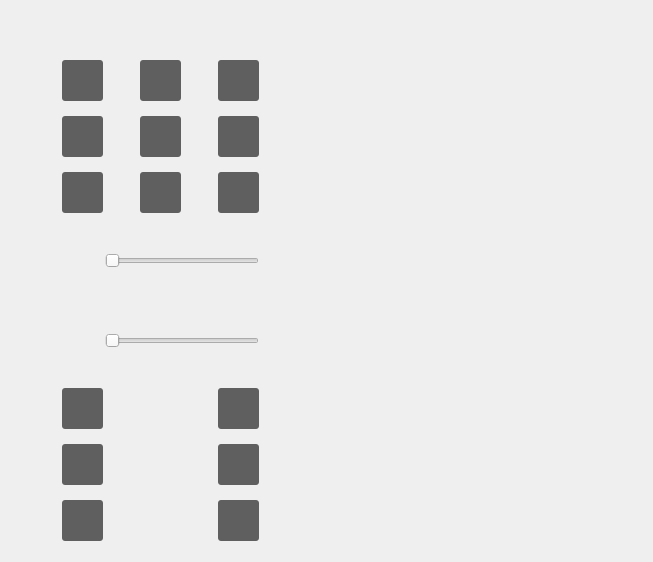
<?xml version="1.0" encoding="UTF-8"?>
<ui version="4.0">
 <class>PtzControlPanel</class>
 <widget class="QWidget" name="PtzControlPanel">
  <property name="geometry">
   <rect>
    <x>0</x>
    <y>0</y>
    <width>653</width>
    <height>562</height>
   </rect>
  </property>
  <property name="windowTitle">
   <string>Form</string>
  </property>
  <widget class="QWidget" name="widget_panel" native="true">
   <property name="geometry">
    <rect>
     <x>50</x>
     <y>60</y>
     <width>221</width>
     <height>481</height>
    </rect>
   </property>
   <property name="styleSheet">
    <string notr="true">QToolButton
{
	outline: 0px;
	border: 0px;
	border-radius: 3px;
	padding: 5px;
	color: #FFFFFF;
	background-color: #5F5F5F;
}
QToolButton:disabled
{
    background-color: rgb(190, 190, 190);
}
QToolButton:hover
{
	background-color: #2B9CC6;
}
QToolButton:pressed
{
	background-color: #5F5F5F;
}
QToolButton:checked
{
	background-color: #2B9CC6;
}
QLabel
{
    background-color: transparent;
    color: #4A4A4A;
    padding-left: 0px;
    padding-right: 0px;
}</string>
   </property>
   <layout class="QGridLayout" name="gridLayout_2">
    <property name="horizontalSpacing">
     <number>25</number>
    </property>
    <property name="verticalSpacing">
     <number>15</number>
    </property>
    <item row="4" column="0" colspan="3">
     <widget class="QWidget" name="widget_zoom" native="true">
      <layout class="QHBoxLayout" name="horizontalLayout_7">
       <property name="leftMargin">
        <number>0</number>
       </property>
       <property name="topMargin">
        <number>0</number>
       </property>
       <property name="rightMargin">
        <number>0</number>
       </property>
       <property name="bottomMargin">
        <number>0</number>
       </property>
       <item>
        <widget class="QLabel" name="label_zoom">
         <property name="minimumSize">
          <size>
           <width>37</width>
           <height>37</height>
          </size>
         </property>
         <property name="text">
          <string/>
         </property>
         <property name="pixmap">
          <pixmap resource="../../resource/resource.qrc">:/ptz/ptz/zoom_b.png</pixmap>
         </property>
         <property name="alignment">
          <set>Qt::AlignCenter</set>
         </property>
        </widget>
       </item>
       <item>
        <widget class="BaseSlider" name="slider_zoom">
         <property name="orientation">
          <enum>Qt::Horizontal</enum>
         </property>
        </widget>
       </item>
      </layout>
     </widget>
    </item>
    <item row="7" column="1">
     <widget class="QLabel" name="label_iris">
      <property name="minimumSize">
       <size>
        <width>37</width>
        <height>37</height>
       </size>
      </property>
      <property name="text">
       <string/>
      </property>
      <property name="pixmap">
       <pixmap resource="../../resource/resource.qrc">:/ptz/ptz/iris_b.png</pixmap>
      </property>
      <property name="alignment">
       <set>Qt::AlignCenter</set>
      </property>
     </widget>
    </item>
    <item row="0" column="2">
     <widget class="QToolButton" name="toolButton_RIGHT_UP">
      <property name="text">
       <string/>
      </property>
      <property name="icon">
       <iconset resource="../../resource/resource.qrc">
        <normaloff>:/ptz/ptz/rightup.png</normaloff>:/ptz/ptz/rightup.png</iconset>
      </property>
      <property name="iconSize">
       <size>
        <width>28</width>
        <height>28</height>
       </size>
      </property>
     </widget>
    </item>
    <item row="1" column="1">
     <widget class="QToolButton" name="toolButton_autoScan">
      <property name="text">
       <string/>
      </property>
      <property name="icon">
       <iconset resource="../../resource/resource.qrc">
        <normaloff>:/ptz/ptz/center.png</normaloff>:/ptz/ptz/center.png</iconset>
      </property>
      <property name="iconSize">
       <size>
        <width>28</width>
        <height>28</height>
       </size>
      </property>
      <property name="checkable">
       <bool>true</bool>
      </property>
     </widget>
    </item>
    <item row="2" column="2">
     <widget class="QToolButton" name="toolButton_RIGHT_DOWN">
      <property name="text">
       <string/>
      </property>
      <property name="icon">
       <iconset resource="../../resource/resource.qrc">
        <normaloff>:/ptz/ptz/rightdown.png</normaloff>:/ptz/ptz/rightdown.png</iconset>
      </property>
      <property name="iconSize">
       <size>
        <width>28</width>
        <height>28</height>
       </size>
      </property>
     </widget>
    </item>
    <item row="6" column="2">
     <widget class="QToolButton" name="toolButton_focus_add">
      <property name="text">
       <string/>
      </property>
      <property name="icon">
       <iconset resource="../../resource/resource.qrc">
        <normaloff>:/ptz/ptz/plus.png</normaloff>:/ptz/ptz/plus.png</iconset>
      </property>
      <property name="iconSize">
       <size>
        <width>28</width>
        <height>28</height>
       </size>
      </property>
     </widget>
    </item>
    <item row="5" column="0">
     <widget class="QToolButton" name="toolButton_zoom_sub">
      <property name="text">
       <string/>
      </property>
      <property name="icon">
       <iconset resource="../../resource/resource.qrc">
        <normaloff>:/ptz/ptz/minus.png</normaloff>:/ptz/ptz/minus.png</iconset>
      </property>
      <property name="iconSize">
       <size>
        <width>28</width>
        <height>28</height>
       </size>
      </property>
     </widget>
    </item>
    <item row="5" column="1">
     <widget class="QLabel" name="label_zoom_2">
      <property name="minimumSize">
       <size>
        <width>37</width>
        <height>37</height>
       </size>
      </property>
      <property name="text">
       <string/>
      </property>
      <property name="pixmap">
       <pixmap resource="../../resource/resource.qrc">:/ptz/ptz/zoom_b.png</pixmap>
      </property>
      <property name="alignment">
       <set>Qt::AlignCenter</set>
      </property>
     </widget>
    </item>
    <item row="3" column="0" colspan="3">
     <widget class="QWidget" name="widget_speed" native="true">
      <layout class="QHBoxLayout" name="horizontalLayout_3">
       <property name="leftMargin">
        <number>0</number>
       </property>
       <property name="topMargin">
        <number>0</number>
       </property>
       <property name="rightMargin">
        <number>0</number>
       </property>
       <property name="bottomMargin">
        <number>0</number>
       </property>
       <item>
        <widget class="QLabel" name="label_speed">
         <property name="minimumSize">
          <size>
           <width>37</width>
           <height>37</height>
          </size>
         </property>
         <property name="text">
          <string/>
         </property>
         <property name="pixmap">
          <pixmap resource="../../resource/resource.qrc">:/ptz/ptz/speed_b.png</pixmap>
         </property>
         <property name="alignment">
          <set>Qt::AlignCenter</set>
         </property>
        </widget>
       </item>
       <item>
        <widget class="BaseSlider" name="slider_speed">
         <property name="minimum">
          <number>1</number>
         </property>
         <property name="maximum">
          <number>10</number>
         </property>
         <property name="pageStep">
          <number>1</number>
         </property>
         <property name="orientation">
          <enum>Qt::Horizontal</enum>
         </property>
        </widget>
       </item>
      </layout>
     </widget>
    </item>
    <item row="1" column="0">
     <widget class="QToolButton" name="toolButton_LEFT">
      <property name="text">
       <string/>
      </property>
      <property name="icon">
       <iconset resource="../../resource/resource.qrc">
        <normaloff>:/ptz/ptz/left.png</normaloff>:/ptz/ptz/left.png</iconset>
      </property>
      <property name="iconSize">
       <size>
        <width>28</width>
        <height>28</height>
       </size>
      </property>
     </widget>
    </item>
    <item row="7" column="2">
     <widget class="QToolButton" name="toolButton_iris_add">
      <property name="text">
       <string/>
      </property>
      <property name="icon">
       <iconset resource="../../resource/resource.qrc">
        <normaloff>:/ptz/ptz/plus.png</normaloff>:/ptz/ptz/plus.png</iconset>
      </property>
      <property name="iconSize">
       <size>
        <width>28</width>
        <height>28</height>
       </size>
      </property>
     </widget>
    </item>
    <item row="2" column="0">
     <widget class="QToolButton" name="toolButton_LEFT_DOWN">
      <property name="text">
       <string/>
      </property>
      <property name="icon">
       <iconset resource="../../resource/resource.qrc">
        <normaloff>:/ptz/ptz/leftdown.png</normaloff>:/ptz/ptz/leftdown.png</iconset>
      </property>
      <property name="iconSize">
       <size>
        <width>28</width>
        <height>28</height>
       </size>
      </property>
     </widget>
    </item>
    <item row="5" column="2">
     <widget class="QToolButton" name="toolButton_zoom_add">
      <property name="text">
       <string/>
      </property>
      <property name="icon">
       <iconset resource="../../resource/resource.qrc">
        <normaloff>:/ptz/ptz/plus.png</normaloff>:/ptz/ptz/plus.png</iconset>
      </property>
      <property name="iconSize">
       <size>
        <width>28</width>
        <height>28</height>
       </size>
      </property>
     </widget>
    </item>
    <item row="1" column="2">
     <widget class="QToolButton" name="toolButton_RIGHT">
      <property name="text">
       <string/>
      </property>
      <property name="icon">
       <iconset resource="../../resource/resource.qrc">
        <normaloff>:/ptz/ptz/right.png</normaloff>:/ptz/ptz/right.png</iconset>
      </property>
      <property name="iconSize">
       <size>
        <width>28</width>
        <height>28</height>
       </size>
      </property>
     </widget>
    </item>
    <item row="7" column="0">
     <widget class="QToolButton" name="toolButton_iris_sub">
      <property name="text">
       <string/>
      </property>
      <property name="icon">
       <iconset resource="../../resource/resource.qrc">
        <normaloff>:/ptz/ptz/minus.png</normaloff>:/ptz/ptz/minus.png</iconset>
      </property>
      <property name="iconSize">
       <size>
        <width>28</width>
        <height>28</height>
       </size>
      </property>
     </widget>
    </item>
    <item row="6" column="1">
     <widget class="QLabel" name="label_focus">
      <property name="minimumSize">
       <size>
        <width>37</width>
        <height>37</height>
       </size>
      </property>
      <property name="text">
       <string/>
      </property>
      <property name="pixmap">
       <pixmap resource="../../resource/resource.qrc">:/ptz/ptz/focus_b.png</pixmap>
      </property>
      <property name="alignment">
       <set>Qt::AlignCenter</set>
      </property>
     </widget>
    </item>
    <item row="6" column="0">
     <widget class="QToolButton" name="toolButton_focus_sub">
      <property name="text">
       <string/>
      </property>
      <property name="icon">
       <iconset resource="../../resource/resource.qrc">
        <normaloff>:/ptz/ptz/minus.png</normaloff>:/ptz/ptz/minus.png</iconset>
      </property>
      <property name="iconSize">
       <size>
        <width>28</width>
        <height>28</height>
       </size>
      </property>
     </widget>
    </item>
    <item row="0" column="1">
     <widget class="QToolButton" name="toolButton_UP">
      <property name="text">
       <string/>
      </property>
      <property name="icon">
       <iconset resource="../../resource/resource.qrc">
        <normaloff>:/ptz/ptz/up.png</normaloff>:/ptz/ptz/up.png</iconset>
      </property>
      <property name="iconSize">
       <size>
        <width>28</width>
        <height>28</height>
       </size>
      </property>
     </widget>
    </item>
    <item row="2" column="1">
     <widget class="QToolButton" name="toolButton_DOWN">
      <property name="text">
       <string/>
      </property>
      <property name="icon">
       <iconset resource="../../resource/resource.qrc">
        <normaloff>:/ptz/ptz/down.png</normaloff>:/ptz/ptz/down.png</iconset>
      </property>
      <property name="iconSize">
       <size>
        <width>28</width>
        <height>28</height>
       </size>
      </property>
     </widget>
    </item>
    <item row="0" column="0">
     <widget class="QToolButton" name="toolButton_LEFT_UP">
      <property name="enabled">
       <bool>true</bool>
      </property>
      <property name="text">
       <string/>
      </property>
      <property name="icon">
       <iconset resource="../../resource/resource.qrc">
        <normaloff>:/ptz/ptz/leftup.png</normaloff>:/ptz/ptz/leftup.png</iconset>
      </property>
      <property name="iconSize">
       <size>
        <width>28</width>
        <height>28</height>
       </size>
      </property>
     </widget>
    </item>
   </layout>
  </widget>
  <widget class="MaskPreset" name="widget_preset" native="true">
   <property name="geometry">
    <rect>
     <x>340</x>
     <y>80</y>
     <width>211</width>
     <height>461</height>
    </rect>
   </property>
  </widget>
 </widget>
 <customwidgets>
  <customwidget>
   <class>BaseSlider</class>
   <extends>QSlider</extends>
   <header>baseslider.h</header>
   <container>1</container>
  </customwidget>
  <customwidget>
   <class>MaskPreset</class>
   <extends>QWidget</extends>
   <header>maskpreset.h</header>
   <container>1</container>
  </customwidget>
 </customwidgets>
 <resources>
  <include location="../../resource/resource.qrc"/>
 </resources>
 <connections/>
</ui>
